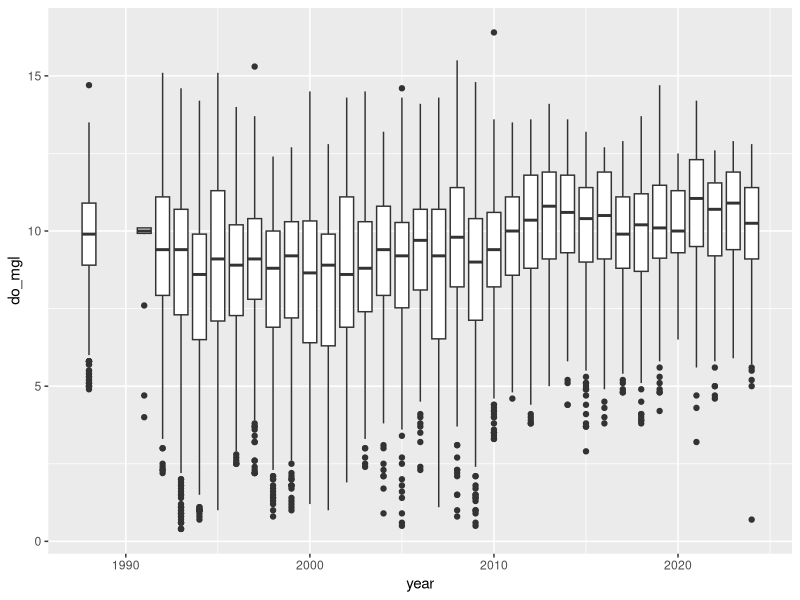
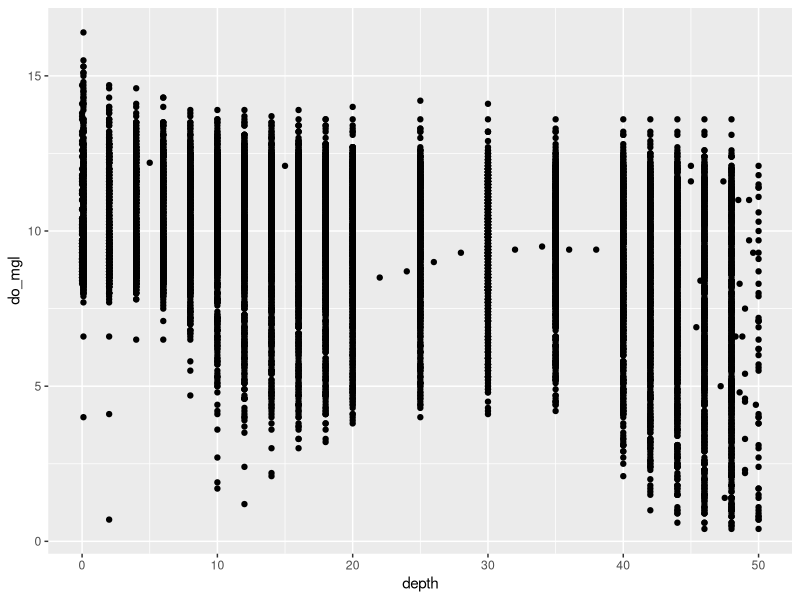
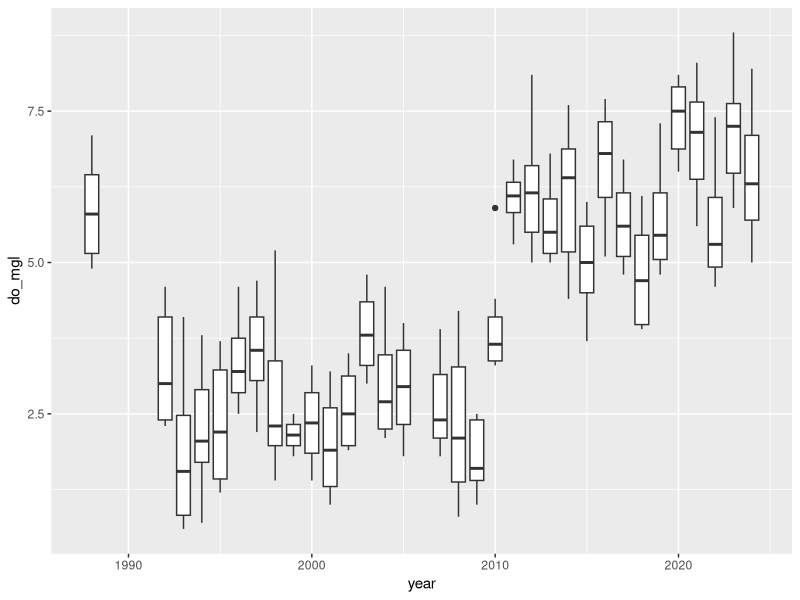
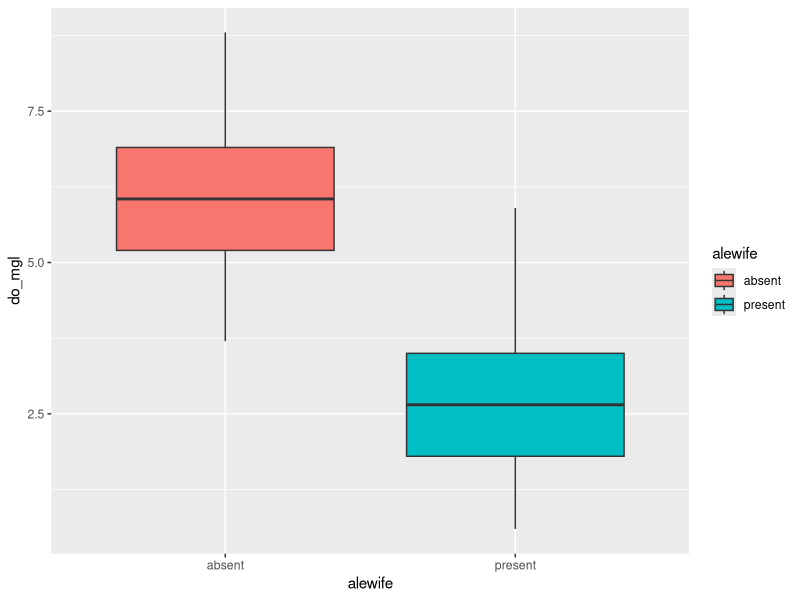
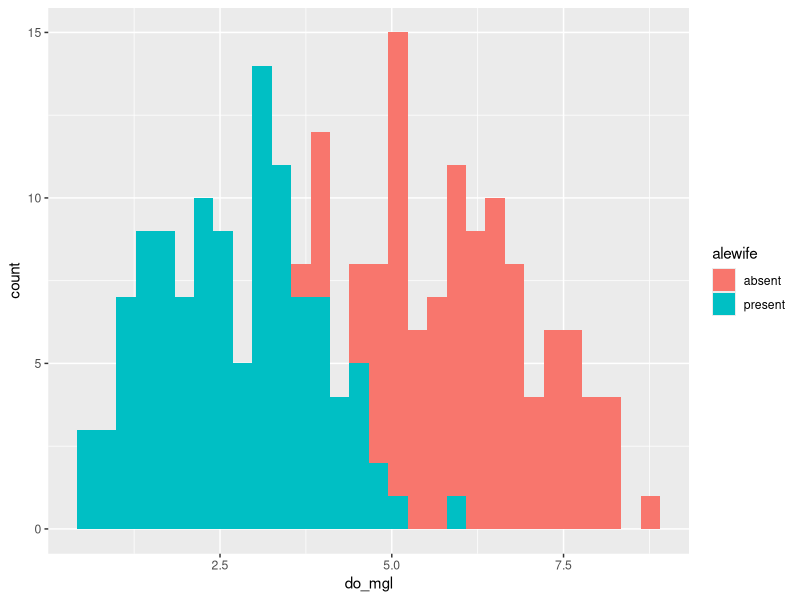
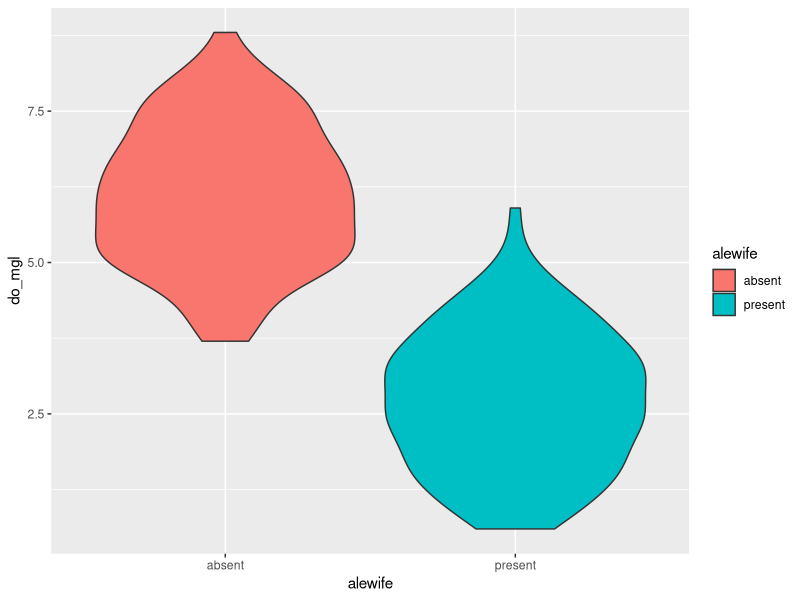
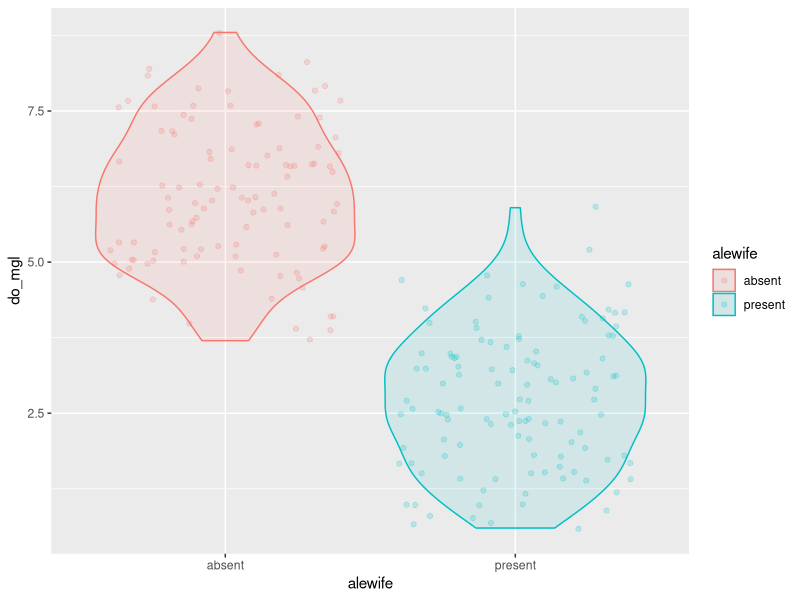
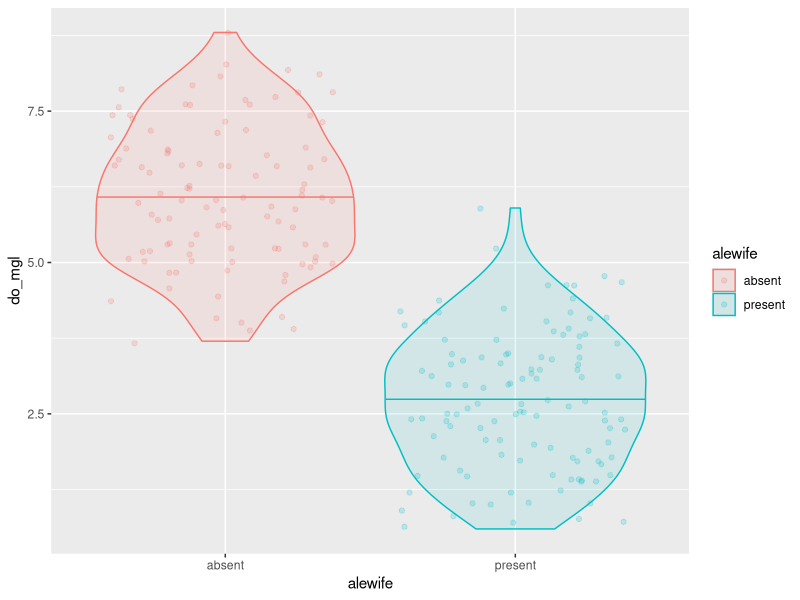

Generate these figures, in order, with R:
## ---- chunk 1

## ---- chunk 2
library(tidyverse)

## ---- chunk 3
otsego <- read.csv(file = "data/physical.csv", header = TRUE)

## ---- chunk 4
# Insert code for this here
# This is a reminder for me to have people
# do this, not a leftover reminder to put code here.
# Do it. I'll demonstrate, don't worry!

## ---- chunk 5
# This will do it all at once!
ann <- # Front-end object assignment
  otsego %>% # Pass otsego to the group_by function
  group_by(year) %>% # Group by year and pass to summarize
  summarize(avg = mean(do_mgl))
## ---- chunk 6
tempdf <- group_by(otsego, year) # Create data frame to hold grouped data
ann <- summarize( tempdf, avg = mean(do_mgl) ) # Summarize mean do_mgl by year

## ---- chunk 7
ann <- # Front-end object assignment
  otsego %>% # Pass otsego to the group_by function
  group_by(year) %>% # Group by year and pass to summarize
  summarize(avg = mean(do_mgl, na.rm = TRUE))
## ---- chunk 8
bp <- ggplot(otsego, aes(x = year, y = do_mgl)) +
  geom_boxplot(aes(group = year))

print(bp)
## ---- chunk 9
sp <- ggplot(otsego, aes(x = depth, y = do_mgl)) +
  geom_point()

print(sp)
## ---- chunk 10
hypo <- # Front-end object assignment
  otsego %>% # Pass otsego to the subset function
  subset(depth > 40 & month == 10) # Select depths > 40 m in October
## ---- chunk 11
ggplot(hypo, aes(x = year, y = do_mgl)) +
  geom_boxplot(mapping = aes(group = year))

## ---- chunk 12
hypo <- hypo %>%
  subset(year > 1988)

## ---- chunk 13
hypo$alewife <- "present"
## ---- chunk 14
hypo$alewife[hypo$year > 2010] <- "absent"

## ---- chunk 15
# Insert code for this here
# This is a reminder for me to have people
# do this, not a leftover reminder to put code here.
# Do it. I'll demonstrate, don't worry!

## ---- chunk 16
ggplot(hypo, aes(x = alewife, y = do_mgl, fill = alewife)) +
  geom_boxplot()

## ---- chunk 17
ggplot(hypo, aes(x = do_mgl, fill = alewife)) +
  geom_histogram()

## ---- chunk 18
ggplot(hypo, aes(x = alewife, y = do_mgl, fill = alewife)) +
  geom_violin()

## ---- chunk 19
ggplot(hypo, 
       aes(x = alewife, y = do_mgl, color = alewife, fill = alewife)) +
  geom_violin(alpha = 0.10) +
  geom_jitter(alpha = 0.20)

## ---- chunk 20
ggplot(hypo, 
       aes(x = alewife, y = do_mgl, color = alewife, fill = alewife)) +
  geom_violin(alpha = 0.10, draw_quantiles = 0.50) +
  geom_jitter(alpha = 0.20)

## ---- chunk 21
ggplot(hypo, 
       aes(x = alewife, y = do_mgl, color = alewife, fill = alewife)) +
  geom_violin(alpha = 0.10, draw_quantiles = 0.50) +
  geom_jitter(alpha = 0.20) +
  scale_x_discrete(labels = c("Absent", "Present")) +
  xlab("Alewife presence or absence") +
  ylab("Dissolved oxygen (mg/l)") +
  labs(fill = "Alewife", color = "Alewife") +
  theme(axis.title.x = element_text(vjust = -1),
        axis.title.y = element_text(vjust = 3)
        )

## ---- chunk 22
ggplot(hypo, 
       aes(x = alewife, y = do_mgl, color = alewife, fill = alewife)) +
  geom_violin(alpha = 0.10, draw_quantiles = 0.50) +
  geom_jitter(alpha = 0.20) +
  scale_x_discrete(labels = c("Absent", "Present")) +
  xlab("Alewife presence or absence") +
  ylab("Dissolved oxygen (mg/l)") +
  labs(fill = "Alewife", color = "Alewife") +
  theme_bw() +
  theme(axis.title.x = element_text(vjust = -1),
        axis.title.y = element_text(vjust = 3),
        panel.grid = element_blank()
        )

## ---- chunk 23
ggplot(hypo, 
       aes(x = alewife, y = do_mgl, color = alewife, fill = alewife)) +
  geom_violin(alpha = 0.10, draw_quantiles = 0.50) +
  geom_jitter(alpha = 0.20) +
  scale_x_discrete(labels = c("Absent", "Present")) +
  scale_fill_manual(values = c("gray40", "black")) +
  scale_color_manual(values = c("gray40", "black")) +
  xlab("Alewife presence or absence") +
  ylab("Dissolved oxygen (mg/l)") +
  labs(fill = "Alewife", color = "Alewife") +
  theme_bw() +
  theme(axis.title.x = element_text(vjust = -1),
        axis.title.y = element_text(vjust = 3),
        panel.grid = element_blank()
        )

## ---- chunk 24
ggplot(hypo, 
       aes(x = alewife, y = do_mgl, color = alewife, fill = alewife)) +
  geom_boxplot(alpha = 0.10, width = 0.3) +
  geom_jitter(alpha = 0.20, width = .1) +
  scale_x_discrete(labels = c("Absent", "Present")) +
  scale_fill_manual(values = c("gray40", "black")) +
  scale_color_manual(values = c("gray40", "black")) +
  xlab("Alewife presence or absence") +
  ylab("Dissolved oxygen (mg/l)") +
  labs(fill = "Alewife", color = "Alewife") +
  theme_bw() +
  theme(axis.title.x = element_text(vjust = -1),
        axis.title.y = element_text(vjust = 3),
        panel.grid = element_blank()
        )

## ---- chunk 25
ggplot(hypo, 
       aes(x = do_mgl, color = alewife, fill = alewife)) +
  geom_histogram(alpha = 0.20) +
  scale_fill_manual(values = c("gray40", "black")) +
  scale_color_manual(values = c("gray40", "black")) +
  ylab("Frequency of observation") +
  xlab("Dissolved oxygen (mg/l)") +
  labs(fill = "Alewife", color = "Alewife") +
  theme_bw() +
  theme(axis.title.x = element_text(vjust = -1),
        axis.title.y = element_text(vjust = 3),
        panel.grid = element_blank()
        )

## ---- chunk 26
ggplot(hypo, 
       aes(x = do_mgl, color = alewife, fill = alewife)) +
  geom_histogram(alpha = 0.20) +
  scale_fill_manual(values = c("gray40", "black")) +
  scale_color_manual(values = c("gray40", "black")) +
  ylab("Frequency of observation") +
  xlab("Dissolved oxygen (mg/l)") +
  labs(fill = "Alewife", color = "Alewife") +
  facet_wrap(~alewife) +
  theme_bw() +
  theme(axis.title.x = element_text(vjust = -1),
        axis.title.y = element_text(vjust = 3),
        panel.grid = element_blank()
        )

